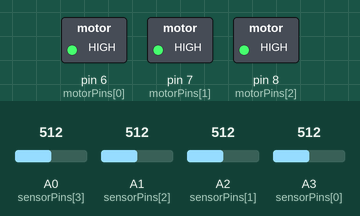
This sketch was run on a simulated Arduino Uno, built with avr-gcc and run on an emulated ATmega328P. Shown: switched loads named in the sketch (green lamp = pin HIGH). Inputs (shaded band) come from the test bench; at power-on: A0 (sensorPins[3]) = 512, A1 (sensorPins[2]) = 512, A2 (sensorPins[1]) = 512, A3 (sensorPins[0]) = 512. What the sketch prints to the serial monitor is not drawn.

Above: at 0.1 s.
Timing chart, 0 to 1.6 s (numbered marks = the images above):
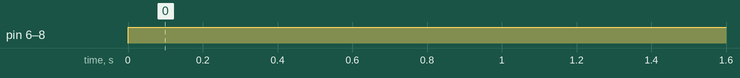

The sketch:

AKA.ino
```cpp
const byte sensorPins[4] = {A3, A2, A1, A0};
const byte motorPins[4] = {6, 7, 8, 9};
const byte threshold[4] = {1010, 1000, 456, 789};

void setup() {
  for (byte i = 0; i < 3; i++) {
    pinMode(sensorPins[i], INPUT);
  }
   for (byte i = 0; i < 3; i++) {
    pinMode(motorPins[i], OUTPUT);
  }
  Serial.begin(9600);
}

void loop() {
  digitalWrite(6, HIGH);
  digitalWrite(7, HIGH);
  digitalWrite(8, HIGH);
  digitalWrite(9, HIGH);
  //measures sensors,
  for (byte i = 0; i < 4; i++) {
    //if (analogRead(sensorPins[i]) > threshold[i]){
      digitalWrite(motorPins[i], HIGH);
      Serial.println(i);
      delay(500);
      Serial.println(analogRead(sensorPins[i]));
      //Serial.println(digitalRead(motorPins[i]));
    //}
  }

}
```

Measured:
- by itself, pin 6 (motorPins[0]), pin 7 (motorPins[1]), pin 8 (motorPins[2]): LOW → HIGH at 0.00 s
